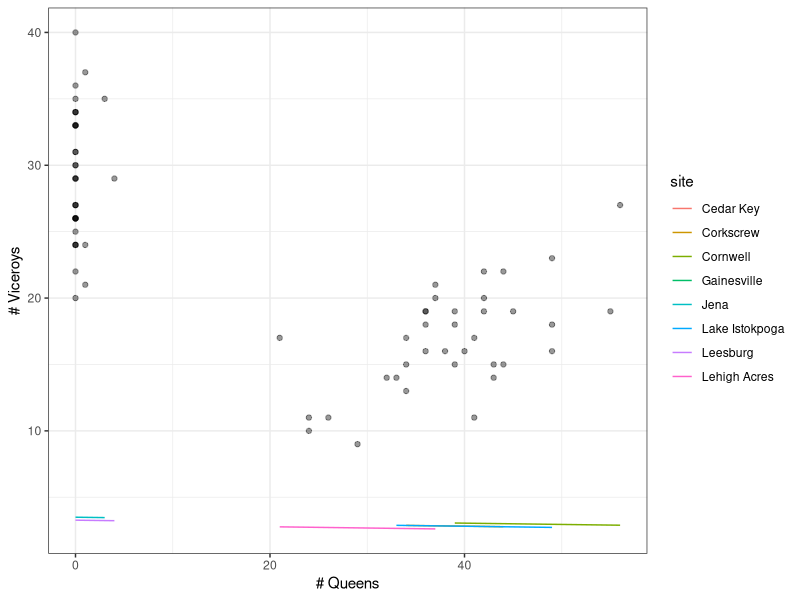
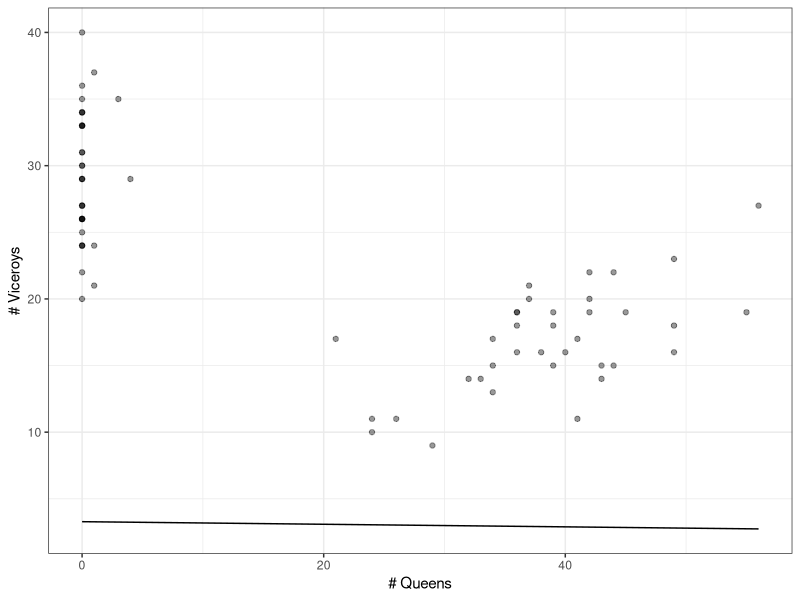
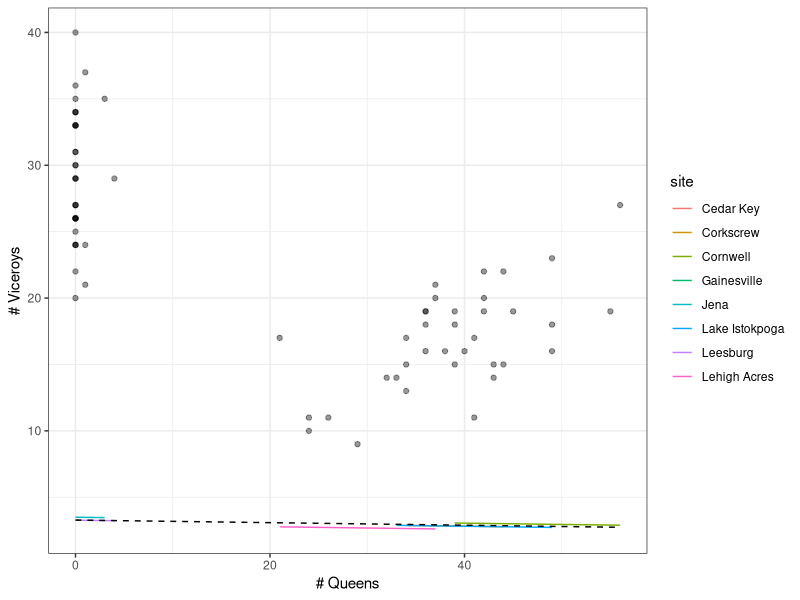

The R source for these figures, in order:
# Plotting glm results of effect of queen abundance on viceroys
# Jeffrey C. Oliver
# jcoliver@email.arizona.edu
# 2017-07-12

rm(list = ls())

################################################################################
# SETUP
# Load dependencies
library("lmerTest")

# Read in data
abundance.data <- read.delim(file = "data/abundance-data.txt")

# Set destination for results
output.file <- "output/analysis/queens-on-viceroy-abundance.txt"

################################################################################
viceroy.model <- glmer(Number.Viceroy.Adults ~ Number.Queen.Adults + + (1|Site.Name) + (1|Observation.Date),
                       data = abundance.data, family = poisson)
viceroy.summary <- summary(viceroy.model)
viceroy.anova <- anova(viceroy.model)

# Create a data frame of values used to draw the plot
# fit is the full GLM model
predicts <- data.frame(fit = predict(viceroy.model))
# x is the number of queens
predicts$x <- abundance.data$Number.Queen.Adults
# y is the observed number of viceroys
predicts$y <- abundance.data$Number.Viceroy.Adults
predicts$site <- abundance.data$Site.Name
predicts <- predicts[!is.na(predicts$fit), ]
# the model (intercept and slope), which are accessible as the third and fourth,
# respectively, elements of the glmer model's optinfo$val vector
predicts$fit.simple <- viceroy.model@optinfo$val[3] + predicts$x * viceroy.model@optinfo$val[4]

####################
# Draw the plot(s)
library("ggplot2")
# Build the base plot, with constants like x & y axis and titles; 
# also plot points of observed data with geom_point
base.plot <- ggplot(predicts, aes(x = x, y = y)) +
  geom_point(alpha = 0.4) +
  xlab(label = "# Queens") + 
  ylab(label = "# Viceroys") +
  theme_bw() +
  theme(plot.title = element_text(hjust = 0.5))

# Plot the GLM results with a different line for each year
sites.plot <- base.plot +
  geom_line(aes(y = fit, col = site))
# Draw plot
sites.plot

# Plot the "simple" GLM results, where intercept is not affected by year
nosites.plot <- base.plot + 
  geom_line(aes(y = fit.simple))
# Draw plot
nosites.plot

# Plot both models, one where year is taken into account (colored solid lines) and one in which
# year does not affect intercept (black dashed line)
both.plot <- base.plot + 
  geom_line(aes(y = fit, col = site)) +
  geom_line(aes(y = fit.simple), linetype = 2)
# Draw plot
both.plot
